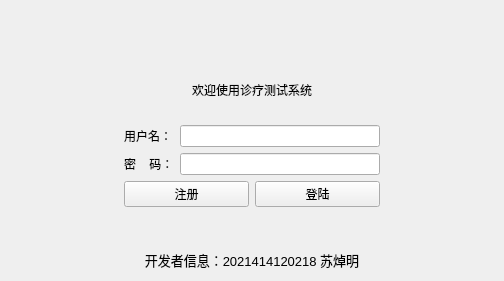
<?xml version="1.0" encoding="UTF-8"?>
<ui version="4.0">
 <class>Login</class>
 <widget class="QWidget" name="Login">
  <property name="geometry">
   <rect>
    <x>0</x>
    <y>0</y>
    <width>504</width>
    <height>281</height>
   </rect>
  </property>
  <property name="windowTitle">
   <string>登陆</string>
  </property>
  <layout class="QVBoxLayout" name="verticalLayout_3">
   <item>
    <layout class="QVBoxLayout" name="verticalLayout_2">
     <item>
      <spacer name="verticalSpacer_3">
       <property name="orientation">
        <enum>Qt::Vertical</enum>
       </property>
       <property name="sizeType">
        <enum>QSizePolicy::Minimum</enum>
       </property>
       <property name="sizeHint" stdset="0">
        <size>
         <width>20</width>
         <height>70</height>
        </size>
       </property>
      </spacer>
     </item>
     <item>
      <widget class="QLabel" name="label">
       <property name="text">
        <string>欢迎使用诊疗测试系统</string>
       </property>
       <property name="alignment">
        <set>Qt::AlignCenter</set>
       </property>
      </widget>
     </item>
     <item>
      <spacer name="verticalSpacer_2">
       <property name="orientation">
        <enum>Qt::Vertical</enum>
       </property>
       <property name="sizeType">
        <enum>QSizePolicy::Fixed</enum>
       </property>
       <property name="sizeHint" stdset="0">
        <size>
         <width>20</width>
         <height>20</height>
        </size>
       </property>
      </spacer>
     </item>
     <item>
      <layout class="QHBoxLayout" name="horizontalLayout_2">
       <item>
        <spacer name="horizontalSpacer">
         <property name="orientation">
          <enum>Qt::Horizontal</enum>
         </property>
         <property name="sizeHint" stdset="0">
          <size>
           <width>40</width>
           <height>20</height>
          </size>
         </property>
        </spacer>
       </item>
       <item>
        <layout class="QVBoxLayout" name="verticalLayout">
         <item>
          <layout class="QFormLayout" name="formLayout">
           <item row="0" column="0">
            <widget class="QLabel" name="label_2">
             <property name="text">
              <string>用户名：</string>
             </property>
            </widget>
           </item>
           <item row="0" column="1">
            <widget class="QLineEdit" name="name">
             <property name="sizePolicy">
              <sizepolicy hsizetype="Minimum" vsizetype="Fixed">
               <horstretch>0</horstretch>
               <verstretch>0</verstretch>
              </sizepolicy>
             </property>
             <property name="minimumSize">
              <size>
               <width>200</width>
               <height>0</height>
              </size>
             </property>
            </widget>
           </item>
           <item row="1" column="0">
            <widget class="QLabel" name="label_3">
             <property name="text">
              <string>密    码：</string>
             </property>
            </widget>
           </item>
           <item row="1" column="1">
            <widget class="QLineEdit" name="passWord">
             <property name="echoMode">
              <enum>QLineEdit::Password</enum>
             </property>
            </widget>
           </item>
          </layout>
         </item>
         <item>
          <layout class="QHBoxLayout" name="horizontalLayout">
           <item>
            <widget class="QPushButton" name="btnRegister">
             <property name="text">
              <string>注册</string>
             </property>
            </widget>
           </item>
           <item>
            <widget class="QPushButton" name="btnLogin">
             <property name="text">
              <string>登陆</string>
             </property>
            </widget>
           </item>
          </layout>
         </item>
         <item>
          <spacer name="verticalSpacer">
           <property name="orientation">
            <enum>Qt::Vertical</enum>
           </property>
           <property name="sizeHint" stdset="0">
            <size>
             <width>20</width>
             <height>40</height>
            </size>
           </property>
          </spacer>
         </item>
        </layout>
       </item>
       <item>
        <spacer name="horizontalSpacer_2">
         <property name="orientation">
          <enum>Qt::Horizontal</enum>
         </property>
         <property name="sizeHint" stdset="0">
          <size>
           <width>40</width>
           <height>20</height>
          </size>
         </property>
        </spacer>
       </item>
      </layout>
     </item>
     <item>
      <widget class="QLabel" name="label_4">
       <property name="font">
        <font>
         <pointsize>10</pointsize>
        </font>
       </property>
       <property name="text">
        <string>开发者信息：2021414120218 苏焯明</string>
       </property>
       <property name="alignment">
        <set>Qt::AlignCenter</set>
       </property>
      </widget>
     </item>
    </layout>
   </item>
  </layout>
 </widget>
 <resources/>
 <connections/>
</ui>
